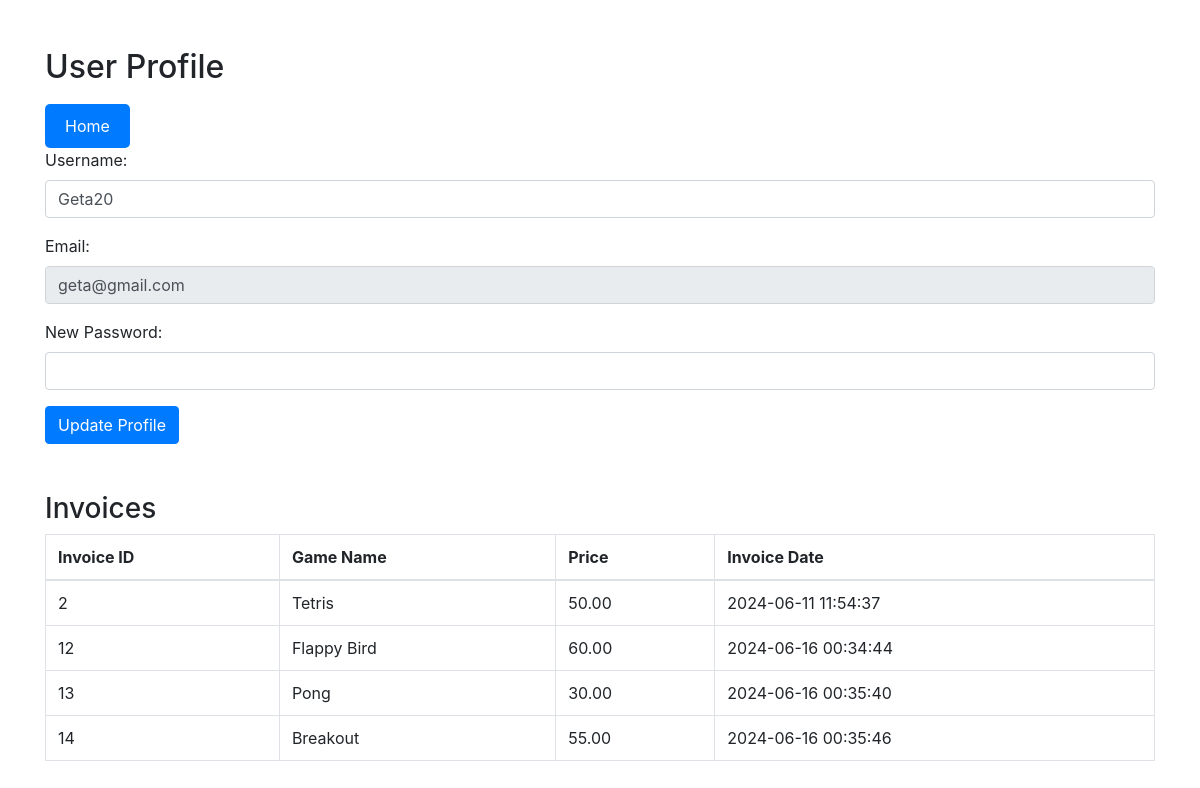
Page /profile.php (signed in) on the committed database.
### tables this page shows
CREATE TABLE `users` (
  `id` int(6) UNSIGNED NOT NULL,
  `email` varchar(255) NOT NULL,
  `parola` varchar(255) NOT NULL,
  `nume` varchar(255) NOT NULL,
  `username` varchar(255) NOT NULL,
  `score` int(6) NOT NULL DEFAULT 0,
  `score_snake` int(6) NOT NULL DEFAULT 0,
  `score_tetris` int(6) NOT NULL DEFAULT 0,
  `score_flappy` int(6) NOT NULL DEFAULT 0,
  `score_pong` float NOT NULL DEFAULT 0,
  `score_breakout` int(6) NOT NULL DEFAULT 0,
  `status` varchar(255) NOT NULL
);

CREATE TABLE `invoices` (
  `id` int(6) UNSIGNED NOT NULL,
  `purchase_id` int(6) UNSIGNED NOT NULL,
  `user_id` int(6) UNSIGNED NOT NULL,
  `invoice_date` timestamp NOT NULL DEFAULT current_timestamp()
);

CREATE TABLE `games` (
  `id` int(6) UNSIGNED NOT NULL,
  `name` varchar(255) NOT NULL,
  `description` text DEFAULT NULL,
  `price` decimal(10,2) NOT NULL,
  `created_at` timestamp NOT NULL DEFAULT current_timestamp()
);

### profile.php (the view, shortened to what this page needs)
<?php
include 'connect.php';
$user_id = $_SESSION['user_id'];
$query = "SELECT username, email FROM users WHERE id = ?";
$stmt = $conn->prepare($query);
$stmt->bind_param("i", $user_id);
$stmt->execute();
$result = $stmt->get_result();
$user = $result->fetch_assoc();
$query_invoices = "
    SELECT invoices.id as invoice_id, invoices.invoice_date, games.name as game_name, games.price
    FROM invoices
    JOIN purchases ON invoices.purchase_id = purchases.id
    JOIN games ON purchases.game_id = games.id
    WHERE invoices.user_id = ?";
$stmt_invoices = $conn->prepare($query_invoices);
$stmt_invoices->bind_param("i", $user_id);
$stmt_invoices->execute();
$result_invoices = $stmt_invoices->get_result();
?>
<!DOCTYPE html>
<html lang="en">
<head>
    <link href="https://maxcdn.bootstrapcdn.com/bootstrap/4.5.2/css/bootstrap.min.css" rel="stylesheet">
</head>
<body class="container mt-5">
    <h2>User Profile</h2>
    <button id="goHome" onclick="window.location.href='index.php'">Home</button>
    <form action="update_profile.php" method="post">
        <div class="form-group">
            <label for="username">Username:</label>
            <input type="text" class="form-control" name="username" value="<?php echo htmlspecialchars($user['username']); ?>" required>
        </div>
        <div class="form-group">
            <label for="email">Email:</label>
            <input type="email" class="form-control" name="email" value="<?php echo htmlspecialchars($user['email']); ?>" required readonly>
        </div>
        <div class="form-group">
            <label for="password">New Password:</label>
            <input type="password" class="form-control" name="password">
        </div>
        <button type="submit" class="btn btn-primary">Update Profile</button>
    </form>
    <h3 class="mt-5">Invoices</h3>
    <table class="table table-bordered">
        <thead>
            <tr>
                <th>Invoice ID</th>
                <th>Game Name</th>
                <th>Price</th>
                <th>Invoice Date</th>
            </tr>
        </thead>
        <tbody>
            <?php while ($invoice = $result_invoices->fetch_assoc()): ?>
                <tr>
                    <td><?php echo $invoice['invoice_id']; ?></td>
                    <td><?php echo htmlspecialchars($invoice['game_name']); ?></td>
                    <td><?php echo htmlspecialchars($invoice['price']); ?></td>
                    <td><?php echo $invoice['invoice_date']; ?></td>
                </tr>
            <?php endwhile; ?>
        </tbody>
    </table>
</body>
</html>

### profile.php (style rules this page uses)
#goHome { margin-top: 10px; padding: 10px 20px; background-color: #007bff; color: #fff; border: none; border-radius: 5px; cursor: pointer; }

### rows in the picture
users: username "Geta20", email "geta@gmail.com"
invoices: id "2", games.name "Tetris", games.price "50.00", invoice_date "2024-06-11 11:54:37"
invoices: id "12", games.name "Flappy Bird", games.price "60.00", invoice_date "2024-06-16 00:34:44"
invoices: id "13", games.name "Pong", games.price "30.00", invoice_date "2024-06-16 00:35:40"
invoices: id "14", games.name "Breakout", games.price "55.00", invoice_date "2024-06-16 00:35:46"
